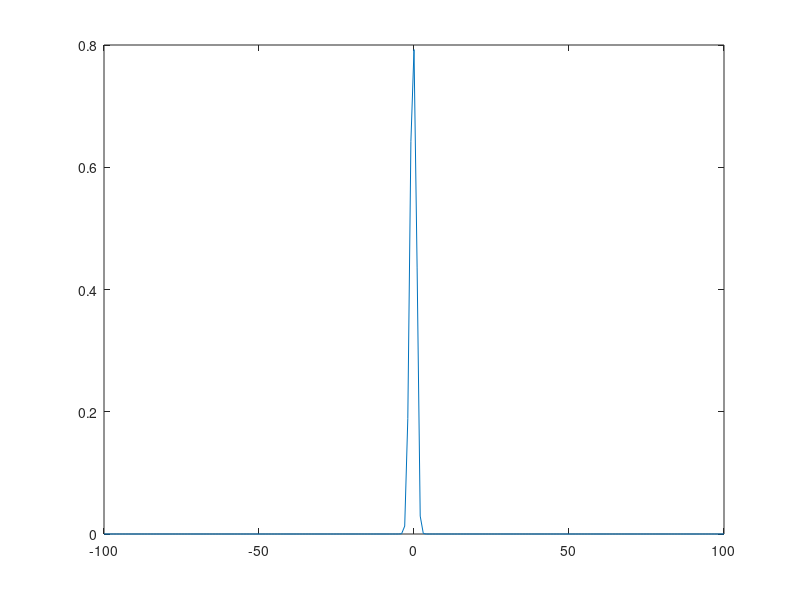

This chart was generated by the following MATLAB code: (Note: this script raises an error after producing the figure.)
clear all

h = figure;
axis tight manual % this ensures that getframe() returns a consistent size
filename = 'wave_animation.gif';

m = 1.0
L = 200
r = [0:L-1]

w1 = 1.0

H = sparse(mod(r+1,L)+1,r+1,-0.5/m) ...
    + sparse(mod(r-1,L)+1,r+1,-0.5/m) ...
    
V0 = -0.5;
Vfull = sparse(L,L);
Vfull(1:2,1:2) = V0/2;
H = H + Vfull;

v1_init = zeros(L,1);
v1_init(1,1) = 1;

dt = 1;
evolve = expm(-i*H*dt);
psi1(:,1) = evolve*v1_init;

for nt = 1:0.45*L
    psi1(:,nt+1) = evolve*psi1(:,nt);
    plot([-L/2:L/2],abs(psi1(mod(-L/2:L/2,L)+1,nt)+psi1(mod([-L/2:L/2]+1,L)+1,nt)).^2)    
    drawnow 
      % Capture the plot as an image 
      frame = getframe(h); 
      im = frame2im(frame); 
      [imind,cm] = rgb2ind(im,256); 
      % Write to the GIF File 
      if nt == 1 
          imwrite(imind,cm,filename,'gif', 'Loopcount',inf); 
      else 
          imwrite(imind,cm,filename,'gif','WriteMode','append'); 
      end     
end





